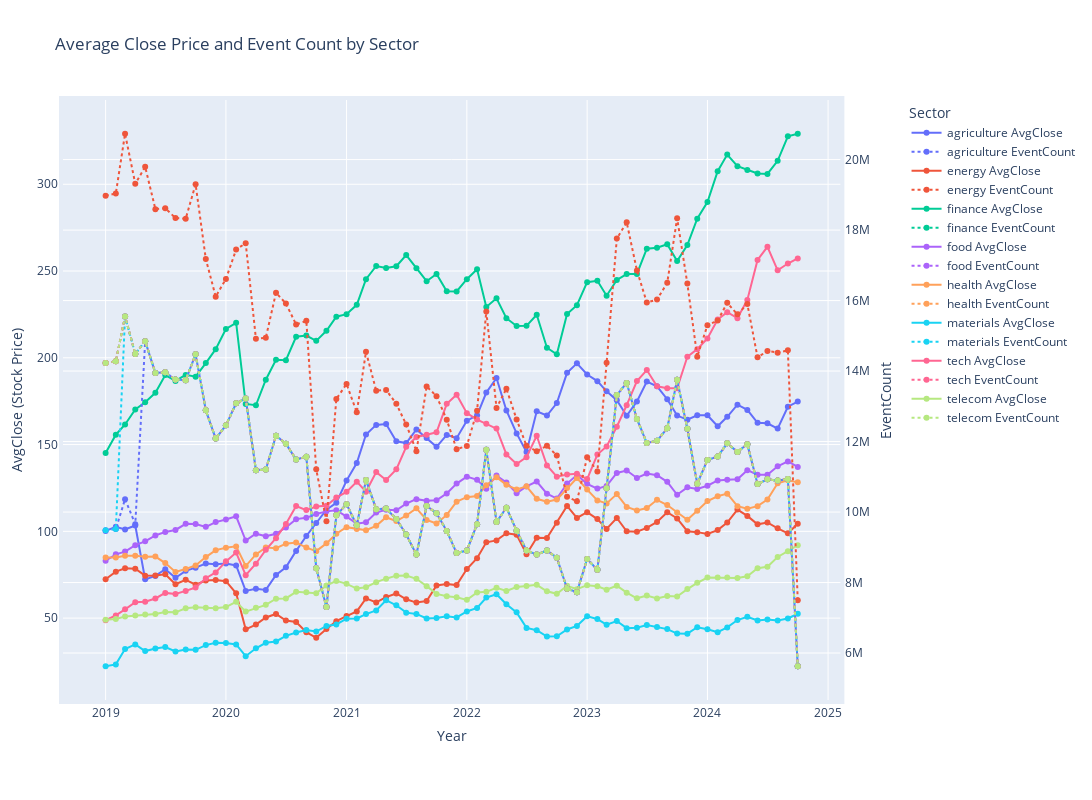

Notebook code cell kept with this figure:
### Markdown cell above
### Time-Series Plot of Events and Stock Prices Monthly

### Code cell
# Create subplots with secondary y-axis
fig = make_subplots(specs=[[{"secondary_y": True}]])

# Define unique sectors for color separation
sectors = sector_avg_close_df_all['Sector'].unique()

# Create a color palette to assign different colors to each sector
colors = {
    sector: color
    for sector, color in zip(sectors, px.colors.qualitative.Plotly)
}

# Add traces for each sector for AvgClose (primary y-axis)
for sector in sectors:
    sector_data = sector_avg_close_df_all[sector_avg_close_df_all['Sector'] == sector]
    # Plot AvgClose for the sector
    fig.add_trace(
        go.Scatter(
            x=sector_data['Month'], 
            y=sector_data['AvgClose'], 
            mode='lines+markers',
            name=f'{sector} AvgClose',
            line=dict(color=colors[sector]),
        ),
        secondary_y=False  # Primary y-axis
    )

    # Plot EventCount for the sector (secondary y-axis)
    fig.add_trace(
        go.Scatter(
            x=sector_data['Month'], 
            y=sector_data['EventCount'], 
            mode='lines+markers',
            name=f'{sector} EventCount',
            line=dict(dash='dot', color=colors[sector]),  # Dashed line for EventCount
        ),
        secondary_y=True  # Secondary y-axis
    )

# Update y-axis titles
fig.update_yaxes(title_text="AvgClose (Stock Price)", secondary_y=False)
fig.update_yaxes(title_text="EventCount", secondary_y=True)

# Update x-axis title and overall title
fig.update_layout(
    autosize=False,
    width=1500,
    height=800,
    margin=dict(
        l=50,
        r=50,
        b=100,
        t=100,
        pad=4
    ),
    title_text="Average Close Price and Event Count by Sector",
    xaxis_title="Year",
    legend_title="Sector",
)

# Show the plot
fig.show()
